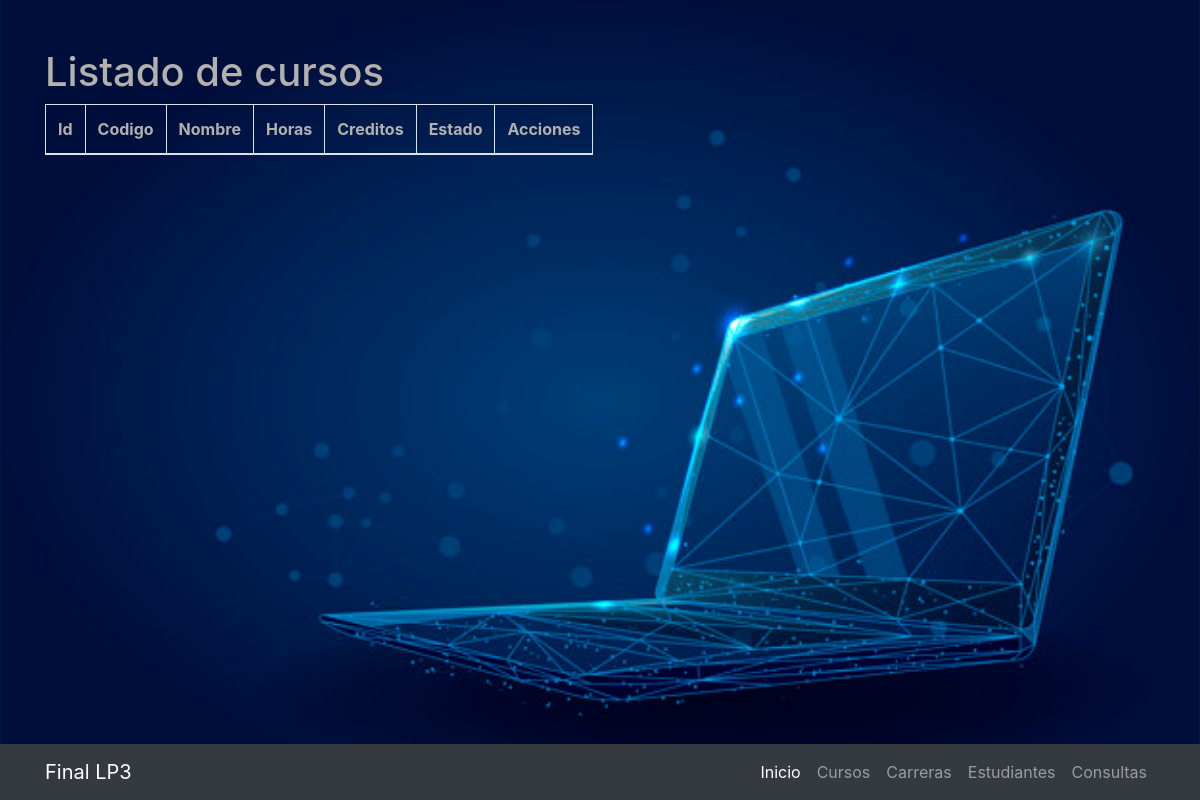
The page /cursos on the database as committed earlier.
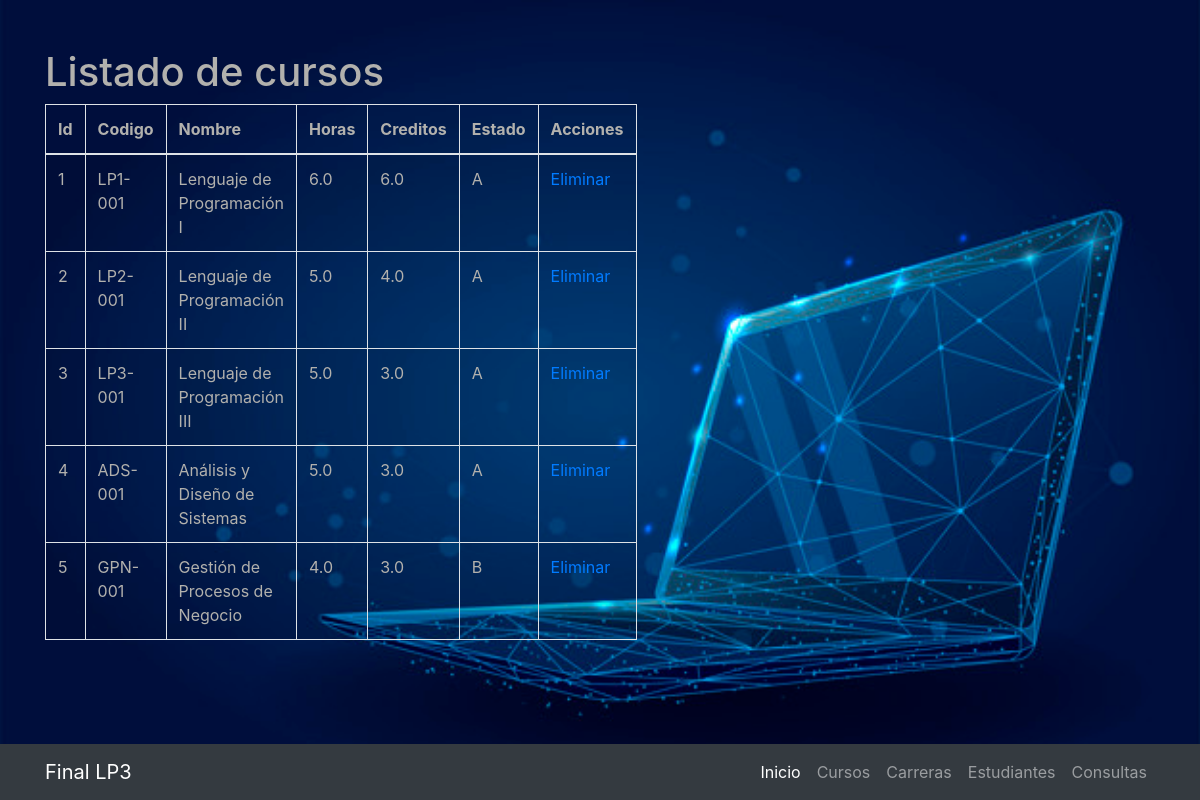
The same page on the database as committed later.
### Estudiante/models.py (models this page shows)
class Curso(models.Model):
    codigo=models.CharField(max_length=11)
    nombre=models.CharField(max_length=100)
    horas=models.FloatField()
    creditos=models.FloatField()
    estado=models.CharField(max_length=1)

### Estudiante/views.py (the view)
# urls.py: path('cursos', views.cursos, name="cursos"),
def cursos(request):
    campos=Curso._meta.fields
    cursos=Curso.objects.all()
    return render(request,"cursos.html",{
        'campos':campos,
        'cursos':cursos,
        'titulo': 'Listado de cursos',
        'tituloprincipal': 'Cursos'
    })

### Estudiante/templates/cursos.html (shortened to what this page needs)
{% extends 'index.html' %}
{% block tituloprincipal %}
    {{titulo}}
{% endblock%}
{% block content %}
    <table class="table table-striped table-hover table-bordered">
        <thead>
            <tr>
                {% for campo in campos %}
                    <th>{{campo.name|title}}</th>
                {% endfor %}
                <th>Acciones</th>
            </tr>
        </thead>
        <tbody>
            {% for curso in cursos %}
                <tr>
                    <td>{{curso.id}}</td>
                    <td>{{curso.codigo}}</td>
                    <td>{{curso.nombre}}</td>
                    <td>{{curso.horas}}</td>
                    <td>{{curso.creditos}}</td>
                    <td>{{curso.estado}}</td>
                    <td>
                        <div><a href="{% url 'eliminar_curso' id=curso.id %}">Eliminar</a></div>
                    </td>
                </tr>
            {% endfor %}
        </tbody>
    </table>
{% endblock %}

Rows that differ between the two databases and show on the page:
added Curso: id "1", codigo "LP1-001", nombre "Lenguaje de Programación I", horas "6.0", creditos "6.0", estado "A"
added Curso: id "2", codigo "LP2-001", nombre "Lenguaje de Programación II", horas "5.0", creditos "4.0", estado "A"
added Curso: id "3", codigo "LP3-001", nombre "Lenguaje de Programación III", horas "5.0", creditos "3.0", estado "A"
added Curso: id "4", codigo "ADS-001", nombre "Análisis y Diseño de Sistemas", horas "5.0", creditos "3.0", estado "A"
added Curso: id "5", codigo "GPN-001", nombre "Gestión de Procesos de Negocio", horas "4.0", creditos "3.0", estado "B"
